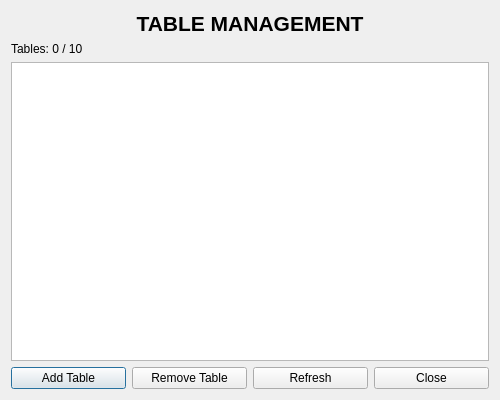
<?xml version="1.0" encoding="UTF-8"?>
<ui version="4.0">
 <class>TableManagementDialog</class>
 <widget class="QDialog" name="TableManagementDialog">
  <property name="geometry">
   <rect>
    <x>0</x>
    <y>0</y>
    <width>500</width>
    <height>400</height>
   </rect>
  </property>
  <property name="windowTitle">
   <string>Table Management</string>
  </property>
  <layout class="QVBoxLayout" name="verticalLayout">
   <item>
    <widget class="QLabel" name="lblTitle">
     <property name="font">
      <font>
       <pointsize>16</pointsize>
       <bold>true</bold>
      </font>
     </property>
     <property name="text">
      <string>TABLE MANAGEMENT</string>
     </property>
     <property name="alignment">
      <set>Qt::AlignCenter</set>
     </property>
    </widget>
   </item>
   <item>
    <widget class="QLabel" name="lblCount">
     <property name="text">
      <string>Tables: 0 / 10</string>
     </property>
    </widget>
   </item>
   <item>
    <widget class="QListWidget" name="lstTables"/>
   </item>
   <item>
    <layout class="QHBoxLayout" name="horizontalLayout">
     <item>
      <widget class="QPushButton" name="btnAddTable">
       <property name="text">
        <string>Add Table</string>
       </property>
      </widget>
     </item>
     <item>
      <widget class="QPushButton" name="btnRemoveTable">
       <property name="text">
        <string>Remove Table</string>
       </property>
      </widget>
     </item>
     <item>
      <widget class="QPushButton" name="btnRefresh">
       <property name="text">
        <string>Refresh</string>
       </property>
      </widget>
     </item>
     <item>
      <widget class="QPushButton" name="btnClose">
       <property name="text">
        <string>Close</string>
       </property>
      </widget>
     </item>
    </layout>
   </item>
  </layout>
 </widget>
 <resources/>
 <connections/>
</ui>
